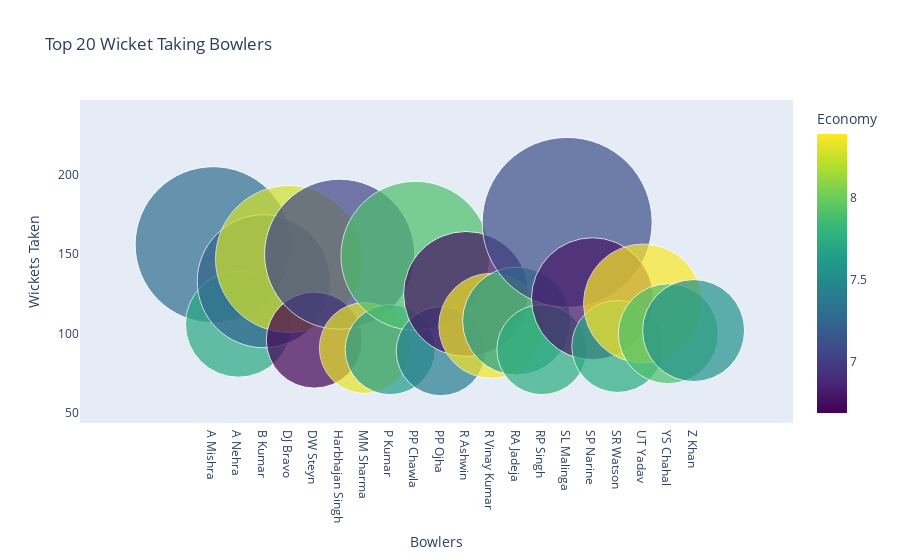

Write notebook code for a chart like this one.
### Code cell
trace = go.Scatter(
    y = bowlers['wickets'],
    x = bowlers['bowler'],
    mode='markers',
    marker=dict(
        size= bowlers['wickets'].values,
        color = bowlers['economy'].values,
        colorscale='Viridis',
        showscale=True,
        colorbar = dict(title = 'Economy'),
    ),
    text = bowlers['overs'].values
)
data = [(trace)]

layout= go.Layout(
    autosize= True,
    title= 'Top 20 Wicket Taking Bowlers',
    hovermode= 'closest',
    xaxis=dict(
        showgrid=False,
        zeroline=False,
        showline=False,
        title='Bowlers'
    ),
    yaxis=dict(
        title= 'Wickets Taken',
        ticklen= 5,
        gridwidth= 2,
        showgrid=False,
        zeroline=False,
        showline=False
    ),
    showlegend= False
)
fig = go.Figure(data=data, layout=layout)
py.iplot(fig,filename='scatterChol')

### Figure 1 — Plotly figure (JSON) as saved in the notebook; plotly's stock layout.template omitted (floating-point values rounded to 4 significant figures)
{"data": [{"marker": {"color": [7.292, 7.711, 7.237, 8.277, 6.687, 7.043, 8.329, 7.613, 7.895, 7.404, 6.755, 8.36, 7.615, 7.747, 7.093, 6.788, 7.728, 8.387, 7.895, 7.546], "colorbar": {"title": {"text": "Economy"}}, "colorscale": [[0, "#440154"], [0.1111, "#482878"], [0.2222, "#3e4989"], [0.3333, "#31688e"], [0.4444, "#26828e"], [0.5556, "#1f9e89"], [0.6667, "#35b779"], [0.7778, "#6ece58"], [0.8889, "#b5de2b"], [1, "#fde725"]], "showscale": true, "size": [156, 106, 133, 147, 96, 150, 91, 90, 149, 89, 125, 105, 108, 90, 170, 122, 92, 119, 100, 102]}, "mode": "markers", "text": [528, 329, 451, 451, 367, 575, 295, 439, 526, 324, 502, 364, 423, 312, 495, 433, 356, 434, 306, 379], "type": "scatter", "x": ["A Mishra", "A Nehra", "B Kumar", "DJ Bravo", "DW Steyn", "Harbhajan Singh", "MM Sharma", "P Kumar", "PP Chawla", "PP Ojha", "R Ashwin", "R Vinay Kumar", "RA Jadeja", "RP Singh", "SL Malinga", "SP Narine", "SR Watson", "UT Yadav", "YS Chahal", "Z Khan"], "y": [156, 106, 133, 147, 96, 150, 91, 90, 149, 89, 125, 105, 108, 90, 170, 122, 92, 119, 100, 102]}], "layout": {"autosize": true, "hovermode": "closest", "showlegend": false, "title": {"text": "Top 20 Wicket Taking Bowlers"}, "xaxis": {"showgrid": false, "showline": false, "title": {"text": "Bowlers"}, "zeroline": false}, "yaxis": {"gridwidth": 2, "showgrid": false, "showline": false, "ticklen": 5, "title": {"text": "Wickets Taken"}, "zeroline": false}}}
